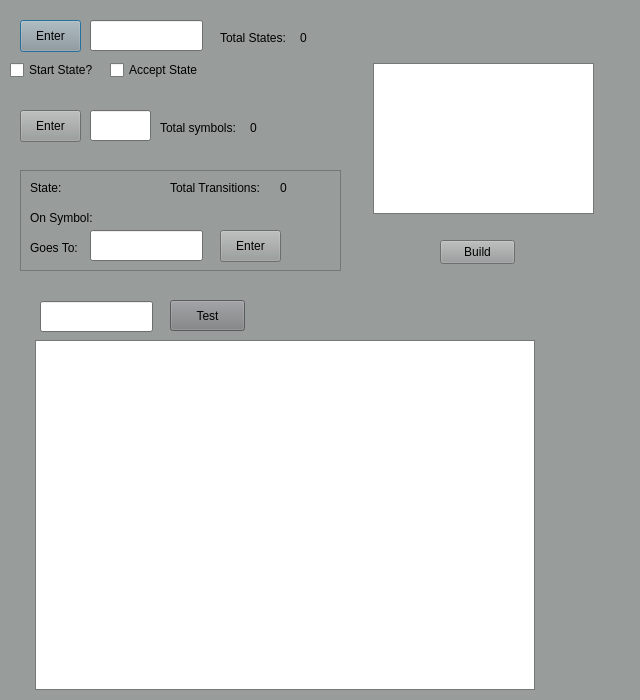
<?xml version="1.0" encoding="UTF-8"?>
<ui version="4.0">
 <class>DFADialog</class>
 <widget class="QDialog" name="DFADialog">
  <property name="geometry">
   <rect>
    <x>0</x>
    <y>0</y>
    <width>640</width>
    <height>700</height>
   </rect>
  </property>
  <property name="palette">
   <palette>
    <active>
     <colorrole role="WindowText">
      <brush brushstyle="SolidPattern">
       <color alpha="255">
        <red>0</red>
        <green>0</green>
        <blue>0</blue>
       </color>
      </brush>
     </colorrole>
     <colorrole role="Button">
      <brush brushstyle="SolidPattern">
       <color alpha="255">
        <red>152</red>
        <green>156</green>
        <blue>155</blue>
       </color>
      </brush>
     </colorrole>
     <colorrole role="Light">
      <brush brushstyle="SolidPattern">
       <color alpha="255">
        <red>228</red>
        <green>234</green>
        <blue>232</blue>
       </color>
      </brush>
     </colorrole>
     <colorrole role="Midlight">
      <brush brushstyle="SolidPattern">
       <color alpha="255">
        <red>190</red>
        <green>195</green>
        <blue>193</blue>
       </color>
      </brush>
     </colorrole>
     <colorrole role="Dark">
      <brush brushstyle="SolidPattern">
       <color alpha="255">
        <red>76</red>
        <green>78</green>
        <blue>77</blue>
       </color>
      </brush>
     </colorrole>
     <colorrole role="Mid">
      <brush brushstyle="SolidPattern">
       <color alpha="255">
        <red>101</red>
        <green>104</green>
        <blue>103</blue>
       </color>
      </brush>
     </colorrole>
     <colorrole role="Text">
      <brush brushstyle="SolidPattern">
       <color alpha="255">
        <red>0</red>
        <green>0</green>
        <blue>0</blue>
       </color>
      </brush>
     </colorrole>
     <colorrole role="BrightText">
      <brush brushstyle="SolidPattern">
       <color alpha="255">
        <red>255</red>
        <green>255</green>
        <blue>255</blue>
       </color>
      </brush>
     </colorrole>
     <colorrole role="ButtonText">
      <brush brushstyle="SolidPattern">
       <color alpha="255">
        <red>0</red>
        <green>0</green>
        <blue>0</blue>
       </color>
      </brush>
     </colorrole>
     <colorrole role="Base">
      <brush brushstyle="SolidPattern">
       <color alpha="255">
        <red>255</red>
        <green>255</green>
        <blue>255</blue>
       </color>
      </brush>
     </colorrole>
     <colorrole role="Window">
      <brush brushstyle="SolidPattern">
       <color alpha="255">
        <red>152</red>
        <green>156</green>
        <blue>155</blue>
       </color>
      </brush>
     </colorrole>
     <colorrole role="Shadow">
      <brush brushstyle="SolidPattern">
       <color alpha="255">
        <red>0</red>
        <green>0</green>
        <blue>0</blue>
       </color>
      </brush>
     </colorrole>
     <colorrole role="AlternateBase">
      <brush brushstyle="SolidPattern">
       <color alpha="255">
        <red>203</red>
        <green>205</green>
        <blue>205</blue>
       </color>
      </brush>
     </colorrole>
     <colorrole role="ToolTipBase">
      <brush brushstyle="SolidPattern">
       <color alpha="255">
        <red>255</red>
        <green>255</green>
        <blue>220</blue>
       </color>
      </brush>
     </colorrole>
     <colorrole role="ToolTipText">
      <brush brushstyle="SolidPattern">
       <color alpha="255">
        <red>0</red>
        <green>0</green>
        <blue>0</blue>
       </color>
      </brush>
     </colorrole>
     <colorrole role="PlaceholderText">
      <brush brushstyle="SolidPattern">
       <color alpha="127">
        <red>0</red>
        <green>0</green>
        <blue>0</blue>
       </color>
      </brush>
     </colorrole>
    </active>
    <inactive>
     <colorrole role="WindowText">
      <brush brushstyle="SolidPattern">
       <color alpha="255">
        <red>0</red>
        <green>0</green>
        <blue>0</blue>
       </color>
      </brush>
     </colorrole>
     <colorrole role="Button">
      <brush brushstyle="SolidPattern">
       <color alpha="255">
        <red>152</red>
        <green>156</green>
        <blue>155</blue>
       </color>
      </brush>
     </colorrole>
     <colorrole role="Light">
      <brush brushstyle="SolidPattern">
       <color alpha="255">
        <red>228</red>
        <green>234</green>
        <blue>232</blue>
       </color>
      </brush>
     </colorrole>
     <colorrole role="Midlight">
      <brush brushstyle="SolidPattern">
       <color alpha="255">
        <red>190</red>
        <green>195</green>
        <blue>193</blue>
       </color>
      </brush>
     </colorrole>
     <colorrole role="Dark">
      <brush brushstyle="SolidPattern">
       <color alpha="255">
        <red>76</red>
        <green>78</green>
        <blue>77</blue>
       </color>
      </brush>
     </colorrole>
     <colorrole role="Mid">
      <brush brushstyle="SolidPattern">
       <color alpha="255">
        <red>101</red>
        <green>104</green>
        <blue>103</blue>
       </color>
      </brush>
     </colorrole>
     <colorrole role="Text">
      <brush brushstyle="SolidPattern">
       <color alpha="255">
        <red>0</red>
        <green>0</green>
        <blue>0</blue>
       </color>
      </brush>
     </colorrole>
     <colorrole role="BrightText">
      <brush brushstyle="SolidPattern">
       <color alpha="255">
        <red>255</red>
        <green>255</green>
        <blue>255</blue>
       </color>
      </brush>
     </colorrole>
     <colorrole role="ButtonText">
      <brush brushstyle="SolidPattern">
       <color alpha="255">
        <red>0</red>
        <green>0</green>
        <blue>0</blue>
       </color>
      </brush>
     </colorrole>
     <colorrole role="Base">
      <brush brushstyle="SolidPattern">
       <color alpha="255">
        <red>255</red>
        <green>255</green>
        <blue>255</blue>
       </color>
      </brush>
     </colorrole>
     <colorrole role="Window">
      <brush brushstyle="SolidPattern">
       <color alpha="255">
        <red>152</red>
        <green>156</green>
        <blue>155</blue>
       </color>
      </brush>
     </colorrole>
     <colorrole role="Shadow">
      <brush brushstyle="SolidPattern">
       <color alpha="255">
        <red>0</red>
        <green>0</green>
        <blue>0</blue>
       </color>
      </brush>
     </colorrole>
     <colorrole role="AlternateBase">
      <brush brushstyle="SolidPattern">
       <color alpha="255">
        <red>203</red>
        <green>205</green>
        <blue>205</blue>
       </color>
      </brush>
     </colorrole>
     <colorrole role="ToolTipBase">
      <brush brushstyle="SolidPattern">
       <color alpha="255">
        <red>255</red>
        <green>255</green>
        <blue>220</blue>
       </color>
      </brush>
     </colorrole>
     <colorrole role="ToolTipText">
      <brush brushstyle="SolidPattern">
       <color alpha="255">
        <red>0</red>
        <green>0</green>
        <blue>0</blue>
       </color>
      </brush>
     </colorrole>
     <colorrole role="PlaceholderText">
      <brush brushstyle="SolidPattern">
       <color alpha="127">
        <red>0</red>
        <green>0</green>
        <blue>0</blue>
       </color>
      </brush>
     </colorrole>
    </inactive>
    <disabled>
     <colorrole role="WindowText">
      <brush brushstyle="SolidPattern">
       <color alpha="255">
        <red>76</red>
        <green>78</green>
        <blue>77</blue>
       </color>
      </brush>
     </colorrole>
     <colorrole role="Button">
      <brush brushstyle="SolidPattern">
       <color alpha="255">
        <red>152</red>
        <green>156</green>
        <blue>155</blue>
       </color>
      </brush>
     </colorrole>
     <colorrole role="Light">
      <brush brushstyle="SolidPattern">
       <color alpha="255">
        <red>228</red>
        <green>234</green>
        <blue>232</blue>
       </color>
      </brush>
     </colorrole>
     <colorrole role="Midlight">
      <brush brushstyle="SolidPattern">
       <color alpha="255">
        <red>190</red>
        <green>195</green>
        <blue>193</blue>
       </color>
      </brush>
     </colorrole>
     <colorrole role="Dark">
      <brush brushstyle="SolidPattern">
       <color alpha="255">
        <red>76</red>
        <green>78</green>
        <blue>77</blue>
       </color>
      </brush>
     </colorrole>
     <colorrole role="Mid">
      <brush brushstyle="SolidPattern">
       <color alpha="255">
        <red>101</red>
        <green>104</green>
        <blue>103</blue>
       </color>
      </brush>
     </colorrole>
     <colorrole role="Text">
      <brush brushstyle="SolidPattern">
       <color alpha="255">
        <red>76</red>
        <green>78</green>
        <blue>77</blue>
       </color>
      </brush>
     </colorrole>
     <colorrole role="BrightText">
      <brush brushstyle="SolidPattern">
       <color alpha="255">
        <red>255</red>
        <green>255</green>
        <blue>255</blue>
       </color>
      </brush>
     </colorrole>
     <colorrole role="ButtonText">
      <brush brushstyle="SolidPattern">
       <color alpha="255">
        <red>76</red>
        <green>78</green>
        <blue>77</blue>
       </color>
      </brush>
     </colorrole>
     <colorrole role="Base">
      <brush brushstyle="SolidPattern">
       <color alpha="255">
        <red>152</red>
        <green>156</green>
        <blue>155</blue>
       </color>
      </brush>
     </colorrole>
     <colorrole role="Window">
      <brush brushstyle="SolidPattern">
       <color alpha="255">
        <red>152</red>
        <green>156</green>
        <blue>155</blue>
       </color>
      </brush>
     </colorrole>
     <colorrole role="Shadow">
      <brush brushstyle="SolidPattern">
       <color alpha="255">
        <red>0</red>
        <green>0</green>
        <blue>0</blue>
       </color>
      </brush>
     </colorrole>
     <colorrole role="AlternateBase">
      <brush brushstyle="SolidPattern">
       <color alpha="255">
        <red>152</red>
        <green>156</green>
        <blue>155</blue>
       </color>
      </brush>
     </colorrole>
     <colorrole role="ToolTipBase">
      <brush brushstyle="SolidPattern">
       <color alpha="255">
        <red>255</red>
        <green>255</green>
        <blue>220</blue>
       </color>
      </brush>
     </colorrole>
     <colorrole role="ToolTipText">
      <brush brushstyle="SolidPattern">
       <color alpha="255">
        <red>0</red>
        <green>0</green>
        <blue>0</blue>
       </color>
      </brush>
     </colorrole>
     <colorrole role="PlaceholderText">
      <brush brushstyle="SolidPattern">
       <color alpha="127">
        <red>76</red>
        <green>78</green>
        <blue>77</blue>
       </color>
      </brush>
     </colorrole>
    </disabled>
   </palette>
  </property>
  <property name="windowTitle">
   <string>Dialog</string>
  </property>
  <widget class="QLineEdit" name="stateNameLine">
   <property name="geometry">
    <rect>
     <x>90</x>
     <y>20</y>
     <width>113</width>
     <height>31</height>
    </rect>
   </property>
   <property name="text">
    <string/>
   </property>
  </widget>
  <widget class="QCheckBox" name="StartCheckBox">
   <property name="geometry">
    <rect>
     <x>10</x>
     <y>60</y>
     <width>85</width>
     <height>20</height>
    </rect>
   </property>
   <property name="text">
    <string>Start State?</string>
   </property>
  </widget>
  <widget class="QCheckBox" name="AcceptCheckBox">
   <property name="geometry">
    <rect>
     <x>110</x>
     <y>60</y>
     <width>111</width>
     <height>20</height>
    </rect>
   </property>
   <property name="text">
    <string>Accept State</string>
   </property>
  </widget>
  <widget class="QPushButton" name="EnterStateBtn">
   <property name="geometry">
    <rect>
     <x>20</x>
     <y>20</y>
     <width>61</width>
     <height>32</height>
    </rect>
   </property>
   <property name="text">
    <string>Enter</string>
   </property>
  </widget>
  <widget class="QLineEdit" name="symbolLine">
   <property name="geometry">
    <rect>
     <x>90</x>
     <y>110</y>
     <width>61</width>
     <height>31</height>
    </rect>
   </property>
   <property name="text">
    <string/>
   </property>
  </widget>
  <widget class="QPushButton" name="EnterSymBtn">
   <property name="geometry">
    <rect>
     <x>20</x>
     <y>110</y>
     <width>61</width>
     <height>32</height>
    </rect>
   </property>
   <property name="text">
    <string>Enter</string>
   </property>
  </widget>
  <widget class="QFrame" name="frame_3">
   <property name="geometry">
    <rect>
     <x>20</x>
     <y>170</y>
     <width>321</width>
     <height>101</height>
    </rect>
   </property>
   <property name="frameShape">
    <enum>QFrame::StyledPanel</enum>
   </property>
   <property name="frameShadow">
    <enum>QFrame::Raised</enum>
   </property>
   <widget class="QLabel" name="StateLbl1">
    <property name="geometry">
     <rect>
      <x>10</x>
      <y>10</y>
      <width>41</width>
      <height>16</height>
     </rect>
    </property>
    <property name="text">
     <string>State: </string>
    </property>
   </widget>
   <widget class="QLabel" name="currStateLbl">
    <property name="geometry">
     <rect>
      <x>50</x>
      <y>10</y>
      <width>101</width>
      <height>16</height>
     </rect>
    </property>
    <property name="text">
     <string/>
    </property>
   </widget>
   <widget class="QLabel" name="SymbolLbl">
    <property name="geometry">
     <rect>
      <x>10</x>
      <y>40</y>
      <width>71</width>
      <height>16</height>
     </rect>
    </property>
    <property name="text">
     <string>On Symbol: </string>
    </property>
   </widget>
   <widget class="QLabel" name="OnSymbolLbl">
    <property name="geometry">
     <rect>
      <x>90</x>
      <y>40</y>
      <width>41</width>
      <height>16</height>
     </rect>
    </property>
    <property name="text">
     <string/>
    </property>
   </widget>
   <widget class="QLabel" name="goesToLbl">
    <property name="geometry">
     <rect>
      <x>10</x>
      <y>70</y>
      <width>58</width>
      <height>16</height>
     </rect>
    </property>
    <property name="text">
     <string>Goes To:</string>
    </property>
   </widget>
   <widget class="QLineEdit" name="gotoLine">
    <property name="geometry">
     <rect>
      <x>70</x>
      <y>60</y>
      <width>113</width>
      <height>31</height>
     </rect>
    </property>
    <property name="text">
     <string/>
    </property>
   </widget>
   <widget class="QPushButton" name="EnterTransBtn">
    <property name="geometry">
     <rect>
      <x>200</x>
      <y>60</y>
      <width>61</width>
      <height>32</height>
     </rect>
    </property>
    <property name="text">
     <string>Enter</string>
    </property>
   </widget>
   <widget class="QLabel" name="numTransLbl">
    <property name="geometry">
     <rect>
      <x>150</x>
      <y>10</y>
      <width>111</width>
      <height>16</height>
     </rect>
    </property>
    <property name="text">
     <string>Total Transitions: </string>
    </property>
   </widget>
   <widget class="QLabel" name="numForTransLbl">
    <property name="geometry">
     <rect>
      <x>260</x>
      <y>10</y>
      <width>31</width>
      <height>16</height>
     </rect>
    </property>
    <property name="text">
     <string>0</string>
    </property>
   </widget>
  </widget>
  <widget class="QLabel" name="startStateErrorLbl">
   <property name="geometry">
    <rect>
     <x>30</x>
     <y>80</y>
     <width>291</width>
     <height>31</height>
    </rect>
   </property>
   <property name="font">
    <font>
     <family>Academy Engraved LET</family>
    </font>
   </property>
   <property name="text">
    <string/>
   </property>
  </widget>
  <widget class="QLabel" name="transErrorLbl">
   <property name="geometry">
    <rect>
     <x>27</x>
     <y>270</y>
     <width>331</width>
     <height>20</height>
    </rect>
   </property>
   <property name="text">
    <string/>
   </property>
  </widget>
  <widget class="QTextEdit" name="textEdit">
   <property name="geometry">
    <rect>
     <x>373</x>
     <y>63</y>
     <width>221</width>
     <height>151</height>
    </rect>
   </property>
  </widget>
  <widget class="QPushButton" name="buildBtn">
   <property name="geometry">
    <rect>
     <x>440</x>
     <y>240</y>
     <width>75</width>
     <height>24</height>
    </rect>
   </property>
   <property name="text">
    <string>Build</string>
   </property>
  </widget>
  <widget class="QLabel" name="buildErrBtn">
   <property name="geometry">
    <rect>
     <x>360</x>
     <y>270</y>
     <width>261</width>
     <height>20</height>
    </rect>
   </property>
   <property name="text">
    <string/>
   </property>
  </widget>
  <widget class="QGraphicsView" name="machineView">
   <property name="geometry">
    <rect>
     <x>35</x>
     <y>340</y>
     <width>500</width>
     <height>350</height>
    </rect>
   </property>
  </widget>
  <widget class="QLineEdit" name="testLine">
   <property name="geometry">
    <rect>
     <x>40</x>
     <y>301</y>
     <width>113</width>
     <height>31</height>
    </rect>
   </property>
  </widget>
  <widget class="QPushButton" name="testBtn">
   <property name="geometry">
    <rect>
     <x>170</x>
     <y>300</y>
     <width>75</width>
     <height>31</height>
    </rect>
   </property>
   <property name="palette">
    <palette>
     <active>
      <colorrole role="WindowText">
       <brush brushstyle="SolidPattern">
        <color alpha="255">
         <red>0</red>
         <green>0</green>
         <blue>0</blue>
        </color>
       </brush>
      </colorrole>
      <colorrole role="Button">
       <brush brushstyle="SolidPattern">
        <color alpha="255">
         <red>125</red>
         <green>126</green>
         <blue>129</blue>
        </color>
       </brush>
      </colorrole>
      <colorrole role="Light">
       <brush brushstyle="SolidPattern">
        <color alpha="255">
         <red>187</red>
         <green>189</green>
         <blue>194</blue>
        </color>
       </brush>
      </colorrole>
      <colorrole role="Midlight">
       <brush brushstyle="SolidPattern">
        <color alpha="255">
         <red>156</red>
         <green>157</green>
         <blue>161</blue>
        </color>
       </brush>
      </colorrole>
      <colorrole role="Dark">
       <brush brushstyle="SolidPattern">
        <color alpha="255">
         <red>62</red>
         <green>63</green>
         <blue>65</blue>
        </color>
       </brush>
      </colorrole>
      <colorrole role="Mid">
       <brush brushstyle="SolidPattern">
        <color alpha="255">
         <red>83</red>
         <green>84</green>
         <blue>86</blue>
        </color>
       </brush>
      </colorrole>
      <colorrole role="Text">
       <brush brushstyle="SolidPattern">
        <color alpha="255">
         <red>0</red>
         <green>0</green>
         <blue>0</blue>
        </color>
       </brush>
      </colorrole>
      <colorrole role="BrightText">
       <brush brushstyle="SolidPattern">
        <color alpha="255">
         <red>255</red>
         <green>255</green>
         <blue>255</blue>
        </color>
       </brush>
      </colorrole>
      <colorrole role="ButtonText">
       <brush brushstyle="SolidPattern">
        <color alpha="255">
         <red>0</red>
         <green>0</green>
         <blue>0</blue>
        </color>
       </brush>
      </colorrole>
      <colorrole role="Base">
       <brush brushstyle="SolidPattern">
        <color alpha="255">
         <red>255</red>
         <green>255</green>
         <blue>255</blue>
        </color>
       </brush>
      </colorrole>
      <colorrole role="Window">
       <brush brushstyle="SolidPattern">
        <color alpha="255">
         <red>125</red>
         <green>126</green>
         <blue>129</blue>
        </color>
       </brush>
      </colorrole>
      <colorrole role="Shadow">
       <brush brushstyle="SolidPattern">
        <color alpha="255">
         <red>0</red>
         <green>0</green>
         <blue>0</blue>
        </color>
       </brush>
      </colorrole>
      <colorrole role="AlternateBase">
       <brush brushstyle="SolidPattern">
        <color alpha="255">
         <red>190</red>
         <green>190</green>
         <blue>192</blue>
        </color>
       </brush>
      </colorrole>
      <colorrole role="ToolTipBase">
       <brush brushstyle="SolidPattern">
        <color alpha="255">
         <red>255</red>
         <green>255</green>
         <blue>220</blue>
        </color>
       </brush>
      </colorrole>
      <colorrole role="ToolTipText">
       <brush brushstyle="SolidPattern">
        <color alpha="255">
         <red>0</red>
         <green>0</green>
         <blue>0</blue>
        </color>
       </brush>
      </colorrole>
      <colorrole role="PlaceholderText">
       <brush brushstyle="SolidPattern">
        <color alpha="127">
         <red>0</red>
         <green>0</green>
         <blue>0</blue>
        </color>
       </brush>
      </colorrole>
     </active>
     <inactive>
      <colorrole role="WindowText">
       <brush brushstyle="SolidPattern">
        <color alpha="255">
         <red>0</red>
         <green>0</green>
         <blue>0</blue>
        </color>
       </brush>
      </colorrole>
      <colorrole role="Button">
       <brush brushstyle="SolidPattern">
        <color alpha="255">
         <red>125</red>
         <green>126</green>
         <blue>129</blue>
        </color>
       </brush>
      </colorrole>
      <colorrole role="Light">
       <brush brushstyle="SolidPattern">
        <color alpha="255">
         <red>187</red>
         <green>189</green>
         <blue>194</blue>
        </color>
       </brush>
      </colorrole>
      <colorrole role="Midlight">
       <brush brushstyle="SolidPattern">
        <color alpha="255">
         <red>156</red>
         <green>157</green>
         <blue>161</blue>
        </color>
       </brush>
      </colorrole>
      <colorrole role="Dark">
       <brush brushstyle="SolidPattern">
        <color alpha="255">
         <red>62</red>
         <green>63</green>
         <blue>65</blue>
        </color>
       </brush>
      </colorrole>
      <colorrole role="Mid">
       <brush brushstyle="SolidPattern">
        <color alpha="255">
         <red>83</red>
         <green>84</green>
         <blue>86</blue>
        </color>
       </brush>
      </colorrole>
      <colorrole role="Text">
       <brush brushstyle="SolidPattern">
        <color alpha="255">
         <red>0</red>
         <green>0</green>
         <blue>0</blue>
        </color>
       </brush>
      </colorrole>
      <colorrole role="BrightText">
       <brush brushstyle="SolidPattern">
        <color alpha="255">
         <red>255</red>
         <green>255</green>
         <blue>255</blue>
        </color>
       </brush>
      </colorrole>
      <colorrole role="ButtonText">
       <brush brushstyle="SolidPattern">
        <color alpha="255">
         <red>0</red>
         <green>0</green>
         <blue>0</blue>
        </color>
       </brush>
      </colorrole>
      <colorrole role="Base">
       <brush brushstyle="SolidPattern">
        <color alpha="255">
         <red>255</red>
         <green>255</green>
         <blue>255</blue>
        </color>
       </brush>
      </colorrole>
      <colorrole role="Window">
       <brush brushstyle="SolidPattern">
        <color alpha="255">
         <red>125</red>
         <green>126</green>
         <blue>129</blue>
        </color>
       </brush>
      </colorrole>
      <colorrole role="Shadow">
       <brush brushstyle="SolidPattern">
        <color alpha="255">
         <red>0</red>
         <green>0</green>
         <blue>0</blue>
        </color>
       </brush>
      </colorrole>
      <colorrole role="AlternateBase">
       <brush brushstyle="SolidPattern">
        <color alpha="255">
         <red>190</red>
         <green>190</green>
         <blue>192</blue>
        </color>
       </brush>
      </colorrole>
      <colorrole role="ToolTipBase">
       <brush brushstyle="SolidPattern">
        <color alpha="255">
         <red>255</red>
         <green>255</green>
         <blue>220</blue>
        </color>
       </brush>
      </colorrole>
      <colorrole role="ToolTipText">
       <brush brushstyle="SolidPattern">
        <color alpha="255">
         <red>0</red>
         <green>0</green>
         <blue>0</blue>
        </color>
       </brush>
      </colorrole>
      <colorrole role="PlaceholderText">
       <brush brushstyle="SolidPattern">
        <color alpha="127">
         <red>0</red>
         <green>0</green>
         <blue>0</blue>
        </color>
       </brush>
      </colorrole>
     </inactive>
     <disabled>
      <colorrole role="WindowText">
       <brush brushstyle="SolidPattern">
        <color alpha="255">
         <red>62</red>
         <green>63</green>
         <blue>65</blue>
        </color>
       </brush>
      </colorrole>
      <colorrole role="Button">
       <brush brushstyle="SolidPattern">
        <color alpha="255">
         <red>125</red>
         <green>126</green>
         <blue>129</blue>
        </color>
       </brush>
      </colorrole>
      <colorrole role="Light">
       <brush brushstyle="SolidPattern">
        <color alpha="255">
         <red>187</red>
         <green>189</green>
         <blue>194</blue>
        </color>
       </brush>
      </colorrole>
      <colorrole role="Midlight">
       <brush brushstyle="SolidPattern">
        <color alpha="255">
         <red>156</red>
         <green>157</green>
         <blue>161</blue>
        </color>
       </brush>
      </colorrole>
      <colorrole role="Dark">
       <brush brushstyle="SolidPattern">
        <color alpha="255">
         <red>62</red>
         <green>63</green>
         <blue>65</blue>
        </color>
       </brush>
      </colorrole>
      <colorrole role="Mid">
       <brush brushstyle="SolidPattern">
        <color alpha="255">
         <red>83</red>
         <green>84</green>
         <blue>86</blue>
        </color>
       </brush>
      </colorrole>
      <colorrole role="Text">
       <brush brushstyle="SolidPattern">
        <color alpha="255">
         <red>62</red>
         <green>63</green>
         <blue>65</blue>
        </color>
       </brush>
      </colorrole>
      <colorrole role="BrightText">
       <brush brushstyle="SolidPattern">
        <color alpha="255">
         <red>255</red>
         <green>255</green>
         <blue>255</blue>
        </color>
       </brush>
      </colorrole>
      <colorrole role="ButtonText">
       <brush brushstyle="SolidPattern">
        <color alpha="255">
         <red>62</red>
         <green>63</green>
         <blue>65</blue>
        </color>
       </brush>
      </colorrole>
      <colorrole role="Base">
       <brush brushstyle="SolidPattern">
        <color alpha="255">
         <red>125</red>
         <green>126</green>
         <blue>129</blue>
        </color>
       </brush>
      </colorrole>
      <colorrole role="Window">
       <brush brushstyle="SolidPattern">
        <color alpha="255">
         <red>125</red>
         <green>126</green>
         <blue>129</blue>
        </color>
       </brush>
      </colorrole>
      <colorrole role="Shadow">
       <brush brushstyle="SolidPattern">
        <color alpha="255">
         <red>0</red>
         <green>0</green>
         <blue>0</blue>
        </color>
       </brush>
      </colorrole>
      <colorrole role="AlternateBase">
       <brush brushstyle="SolidPattern">
        <color alpha="255">
         <red>125</red>
         <green>126</green>
         <blue>129</blue>
        </color>
       </brush>
      </colorrole>
      <colorrole role="ToolTipBase">
       <brush brushstyle="SolidPattern">
        <color alpha="255">
         <red>255</red>
         <green>255</green>
         <blue>220</blue>
        </color>
       </brush>
      </colorrole>
      <colorrole role="ToolTipText">
       <brush brushstyle="SolidPattern">
        <color alpha="255">
         <red>0</red>
         <green>0</green>
         <blue>0</blue>
        </color>
       </brush>
      </colorrole>
      <colorrole role="PlaceholderText">
       <brush brushstyle="SolidPattern">
        <color alpha="127">
         <red>62</red>
         <green>63</green>
         <blue>65</blue>
        </color>
       </brush>
      </colorrole>
     </disabled>
    </palette>
   </property>
   <property name="text">
    <string>Test</string>
   </property>
   <property name="autoDefault">
    <bool>true</bool>
   </property>
   <property name="default">
    <bool>false</bool>
   </property>
   <property name="flat">
    <bool>false</bool>
   </property>
  </widget>
  <widget class="QLabel" name="numSymLbl">
   <property name="geometry">
    <rect>
     <x>250</x>
     <y>120</y>
     <width>31</width>
     <height>16</height>
    </rect>
   </property>
   <property name="text">
    <string>0</string>
   </property>
  </widget>
  <widget class="QLabel" name="symLbl">
   <property name="geometry">
    <rect>
     <x>160</x>
     <y>120</y>
     <width>91</width>
     <height>16</height>
    </rect>
   </property>
   <property name="text">
    <string>Total symbols:</string>
   </property>
  </widget>
  <widget class="QLabel" name="stateCounterLbl">
   <property name="geometry">
    <rect>
     <x>300</x>
     <y>30</y>
     <width>31</width>
     <height>16</height>
    </rect>
   </property>
   <property name="text">
    <string>0</string>
   </property>
  </widget>
  <widget class="QLabel" name="statesLbl">
   <property name="geometry">
    <rect>
     <x>220</x>
     <y>30</y>
     <width>74</width>
     <height>16</height>
    </rect>
   </property>
   <property name="text">
    <string>Total States:</string>
   </property>
  </widget>
 </widget>
 <resources/>
 <connections/>
</ui>
